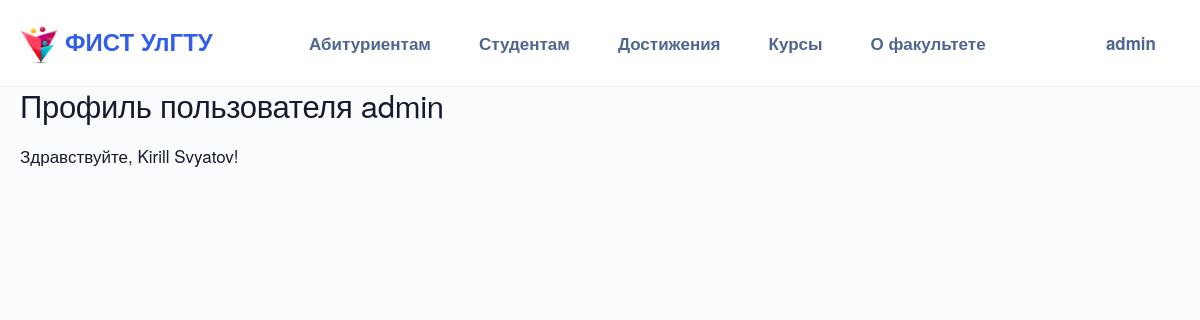
The app's page /accounts/profile/ (signed in) with its own data.
### accounts/models.py (models this page shows)
class AdvUser(AbstractUser):
    phone = models.CharField(max_length=20, null=True, verbose_name="Номер телефона")
    patronymic = models.CharField(max_length=50, null=True,  verbose_name="Отчество")
    is_activated = models.BooleanField(default=True)
    send_messages = models.BooleanField(default=True, verbose_name='Слать оповещения о новых комментариях?')
    class Meta(AbstractUser.Meta):
        pass

### accounts/views.py (the view)
# urls.py: path('profile/', profile, name='profile'),
@login_required
def profile(request) :
    return render(request, 'accounts/profile.html')

### accounts/templates/accounts/profile.html (shortened to what this page needs)
{% extends "header.html" %}
{% block content %}
<h2>Профиль пользователя {{ user.username }}</h2>
{% if user.first_name and user.username %}
<p>Здравствуйте, {{ user.first_name }} {{ user.last_name }}!</p>
{% else %}
<p>Здравствуйте!</p>
{% endif %}
{% endblock %}

### persons/templates/header.html (shortened to what this page needs)
<!DOCTYPE html>
<html lang="ru">
<head>
    {% load static %}
    <link rel="stylesheet" href="{% static '/persons/style.css' %}"/>
    <link rel="stylesheet" href="{% static '/persons/assets/css/theme.bundle.css' %}"/>
    <link rel="stylesheet" href="{% static '/persons/assets/css/libs.bundle.css' %}"/>
</head>
<body class="main bg-light" style="padding-top: 84px;" data-aos-easing="ease-out-quad" data-aos-duration="700" data-aos-delay="0">
<nav class="navbar navbar-expand-lg navbar-light fixed-top bg-white border-bottom">
    <div class="container-fluid">
        <a class="navbar-brand" href="{% url 'persons:index' %}">
            <img src="{% static '/persons/img/fist_logo.png'%}" class="navbar-brand-img" alt="..."> ФИСТ УлГТУ
        </a>
        <div class="collapse navbar-collapse" id="navbarCollapse">
            <ul class="navbar-nav ms-auto">
                <li class="nav-item dropdown">
                    <a class="nav-link dropdown-toggle" id="navbarEnrolee" data-bs-toggle="dropdown" href="#"
                       aria-haspopup="true" aria-expanded="false">
                        Абитуриентам
                    </a>
                </li>
                <li class="nav-item dropdown">
                    <a class="nav-link dropdown-toggle" id="navbarStudent" data-bs-toggle="dropdown" href="#"
                       aria-haspopup="true" aria-expanded="false">
                        Студентам
                    </a>
                </li>
                <li class="nav-item dropdown">
                    <a class="nav-link dropdown-toggle" id="navbarAchievements" data-bs-toggle="dropdown" href="#"
                       aria-haspopup="true" aria-expanded="false">
                        Достижения
                    </a>
                </li>
                <li class="nav-item dropdown">
                    <a class="nav-link dropdown-toggle" id="navbarCourses" data-bs-toggle="dropdown" href="#"
                       aria-haspopup="true" aria-expanded="false">
                        Курсы
                    </a>
                </li>
                <li class="nav-item dropdown">
                    <a class="nav-link dropdown-toggle" id="navbarAbout" data-bs-toggle="dropdown" href="#"
                       aria-haspopup="true" aria-expanded="false">
                        О факультете
                    </a>
                </li>
            </ul>
            <ul class="navbar-nav ms-auto">
                <li class="nav-item dropdown">
                    <a class="nav-link dropdown-toggle" id="navbarAccount" data-bs-toggle="dropdown" href="#"
                       aria-haspopup="true" aria-expanded="false">
                        {% if user.is_authenticated %}
                        {{ user.username }}
                        {% else %}
                        Аккаунт
                        {% endif %}
                    </a>
                </li>
            </ul>
            </div>
        </div>
</nav>
<section>
    <div class="container-fluid">
        {% block content %}{% endblock %}
    </div>
</section>
</body>
</html>

### persons/static/persons/style.css (style rules this page uses)
body.main { font-family: "Helvetica Neue", Helvetica, Arial, sans-serif }

### records on screen
AdvUser: username "admin", first_name "Kirill", last_name "Svyatov"
